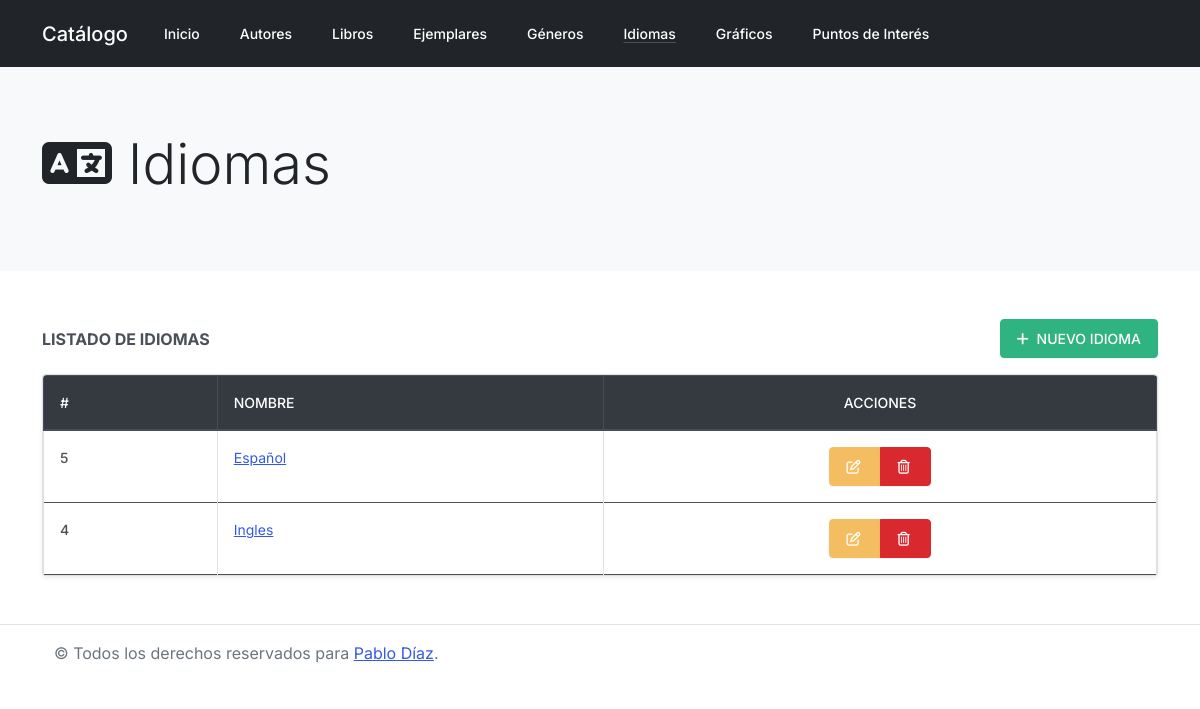
/catalogo/idiomas/, run on an earlier commit of the app's database.
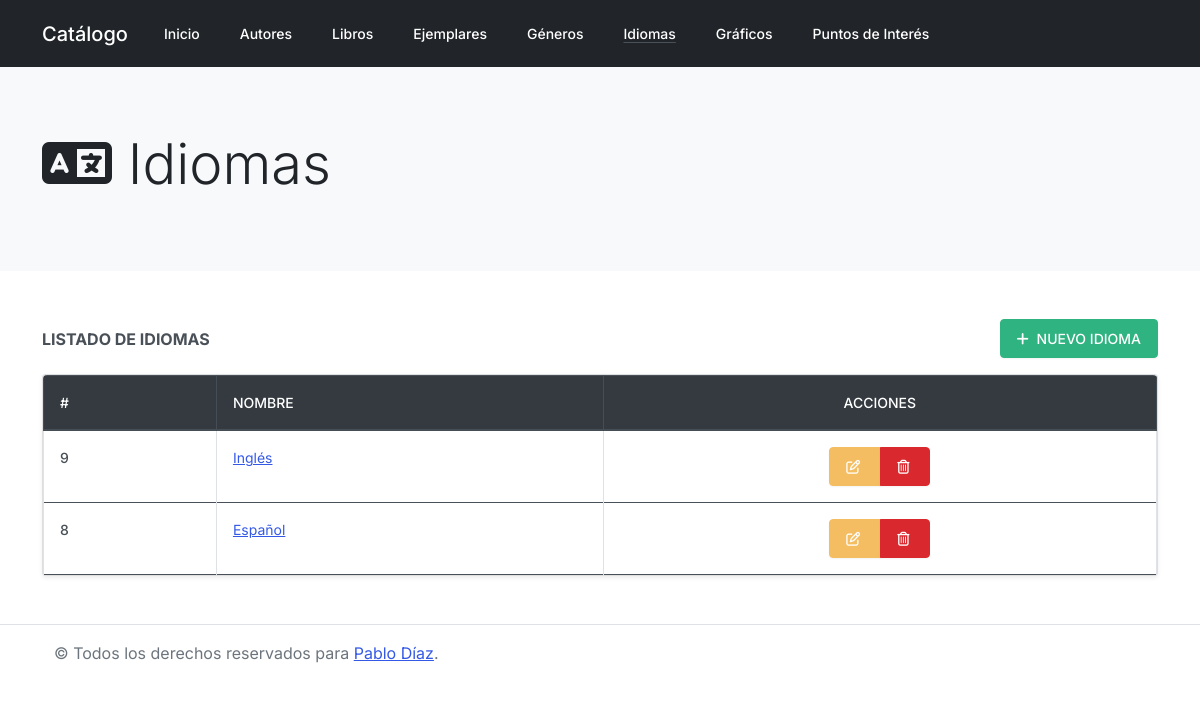
And on a later commit of the database.
### catalogo/models.py (models this page shows)
class Idioma(models.Model):
    nombre = models.CharField(max_length=50, help_text="Ingrese el nombre del idioma (xej. Español, Ingles, etc)")
    def __str__(self):
        return self.nombre

### catalogo/views.py (the view)
# urls.py: path('idiomas/', views.LanguageListView.as_view(), name='language_list'),
class LanguageListView(ListView):
    model = Idioma
    template_name = 'languages/index.html'
    paginate_by = 5
    def get_context_data(self, **kwargs):
        languages = Idioma.objects.order_by('-id')
        context = super(LanguageListView, self).get_context_data(**kwargs)
        paginator = Paginator(languages, self.paginate_by)
        page = self.request.GET.get('page')
        try:
            languages = paginator.page(page)
        except PageNotAnInteger:
            languages = paginator.page(1)
        except EmptyPage:
            languages = paginator.page(paginator.num_pages)
        context['languages'] = languages
        return context

### catalogo/templates/languages/index.html (shortened to what this page needs)
{% extends "base.html" %}
{% block jumbotron %}
    {% include "partials/jumbotron.html" with icon="<i class='fas fa-language'></i>" title="Idiomas" %}
{% endblock %}
{% block content %}
<div class="row">
    <div class="col-12">
        <div class="d-flex justify-content-between align-items-center mb-3">
            <span class="font-weight-bold">LISTADO DE IDIOMAS</span>
            <a href="{% url 'language_create' %}" class="btn btn-success">
                <i class="fas fa-plus mr-1"></i> NUEVO IDIOMA
            </a>
        </div>
        <div class="card shadow-sm">
            <div class="card-body table-responsive rounded-top p-0">
                <table class="table table-hover table-bordered mb-0">
                    <thead class="thead-dark">
                        <tr>
                            <th scope="col">#</th>
                            <th scope="col">Nombre</th>
                            <th scope="col" class="text-center">Acciones</th>
                        </tr>
                    </thead>
                    <tbody>
                        {% for language in languages %}
                        <tr>
                            <th scope="row">
                                {{ language.id }}
                            </th>
                            <td>
                                <a href="{% url 'language_details' language.id %}">{{ language.nombre }}</a>
                            </td>
                            <td class="text-center">
                                <div class="btn-group" role="group" aria-label="Basic example">
                                    <a href="{% url 'language_update' language.id %}" class="btn btn-warning">
                                        <i class="fas fa-edit font-weight-light mr-1"></i>
                                    </a>
                                    <button type="button" class="btn btn-danger" data-toggle="modal"
                                    data-target="#language-{{ language.id }}">
                                        <i class="fas fa-trash-alt font-weight-light mr-1"></i>
                                    </button>
                                </div>
                            </td>
                        </tr>
                        {% empty %}
                            <tr class="bg-red">
                                <td colspan="7" class="text-center">
                                    ¡Oops! No tenemos Idiomas en Catálogo.
                                </th>
                            </tr>
                        {% endfor %}
                    </tbody>
                </table>
            </div>
        </div>
    </div>
</div>
{% endblock %}

What changed in the data, as far as the page shows it:
removed Idioma: id "5", nombre "Español"
removed Idioma: id "4", nombre "Ingles"
added Idioma: id "9", nombre "Inglés"
added Idioma: id "8", nombre "Español"
